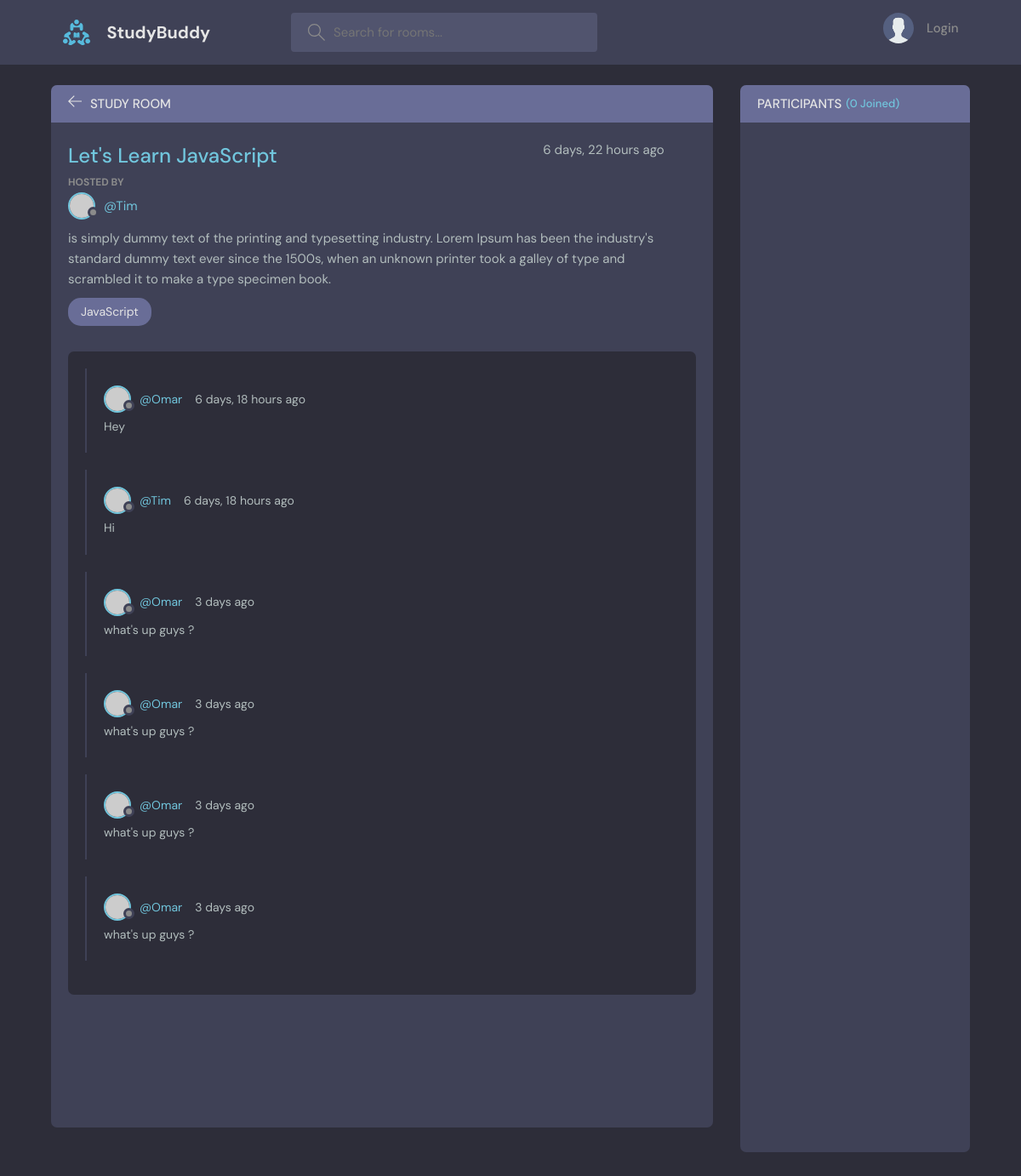
The page /room/1/ on the database its author committed.
### base/models.py (models this page shows, shortened)
class Room(models.Model):
    host = models.ForeignKey(User, on_delete= models.SET_NULL, null=True) #if user is deleted, set host to null
    topic = models.ForeignKey(Topic, on_delete= models.SET_NULL, null=True) #if topic is deleted, set topic to null
    participants = models.ManyToManyField(User, related_name='participants', blank=True) #many to many relationship with user, related name is used to access the participants of a room
    name = models.CharField(max_length=200)
    description = models.TextField(null= True, blank=True)
    updated = models.DateTimeField(auto_now=True) #everytime an entry is saved
    created = models.DateTimeField(auto_now_add= True) #when the model "Entry" was created
    class Meta:
        ordering = ['-updated', '-created'] # order by updated and created in descending order, so the most recent is at the top (NOTE: MINUS means descending)

class Topic(models.Model):
    name = models.CharField(max_length=200)
    def __str__(self):
        return self.name

class Message(models.Model):
    room = models.ForeignKey(Room, on_delete= models.CASCADE) #if room is deleted, delete all messages
    user = models.ForeignKey(User, on_delete= models.CASCADE) #if user is deleted, delete all messages
    body = models.TextField()
    updated = models.DateTimeField(auto_now=True) #everytime an entry is saved
    created = models.DateTimeField(auto_now_add= True) #when the model "Entry" was created
    class Meta:
        ordering = ['-updated', '-created'] # order by updated and created in descending order, so the most recent is at the top (NOTE: MINUS means descending)

### base/views.py (the view, shortened to what this page needs)
# urls.py: path("room/<str:pk>/", views.room, name="room"),
def room(request, pk):
    room = Room.objects.get(id=pk)
    messages = room.message_set.all().order_by('created') # get all messages of the room and order them by created date, Note: room is field in Message model, not vice versa.
    participants = room.participants.all()
    context = {'room': room, 'messages': messages, 'participants': participants}
    return render(request, 'base/room.html', context)

### base/templates/base/room.html (shortened to what this page needs)
{% extends 'main.html' %}
{% block content %}
{% load static %}
<main class="profile-page layout layout--2">
  <div class="container">
    <div class="room">
      <div class="room__top">
        <div class="room__topLeft">
          <a href="#" onclick="history.back()">
            <svg version="1.1" xmlns="http://www.w3.org/2000/svg" width="32" height="32" viewBox="0 0 32 32">
              <title>arrow-left</title>
              <path
                d="M13.723 2.286l-13.723 13.714 13.719 13.714 1.616-1.611-10.96-10.96h27.625v-2.286h-27.625l10.965-10.965-1.616-1.607z">
              </path>
            </svg>
          </a>
          <h3>Study Room</h3>
        </div>
      </div>
      <div class="room__box scroll">
        <div class="room__header scroll">
          <div class="room__info">
            <h3>{{room.name}}</h3>
            <span>{{room.created|timesince}} ago</span>
          </div>
          <div class="room__hosted">
            <p>Hosted By</p>
            <a href="{% url 'user-page' room.host %}" class="room__author">
              <div class="avatar avatar--small">
                <img src="https://randomuser.me/api/portraits/men/37.jpg" />
              </div>
              <span>@{{room.host.username}}</span>
            </a>
          </div>
          <div class="room__details">
            {{room.description}}
          </div>
          <span class="room__topics">{{room.topic}}</span>
        </div>
        <div class="room__conversation">
          <div class="threads scroll">
            {% for message in messages %}
            <div class="thread">
              <div class="thread__top">
                <div class="thread__author">
                  <a href="#" class="thread__authorInfo">
                    <div class="avatar avatar--small">
                      <img src="https://randomuser.me/api/portraits/men/37.jpg" />
                    </div>
                    <span>@{{message.user}}</span>
                  </a>
                  <span class="thread__date">{{message.created|timesince}} ago</span>
                </div>
              </div>
              <div class="thread__details">
                <p>{{message.body}}</p>
              </div>
            </div>
            {% endfor %}
          </div>
        </div>
      </div>
    </div>
    <div class="participants">
      <h3 class="participants__top">Participants <span>({{participants.count}} Joined)</span></h3>
      <div class="participants__list scroll">
      </div>
    </div>
  </div>
</main>
{% endblock content %}

### static/styles/style.css (style rules this page uses)
:root { --color-main: #71c6dd; --color-main-light: #e1f6fb; --color-dark: #3f4156; --color-dark-medium: #51546e; --color-dark-light: #696d97; --color-light: #e5e5e5; --color-gray: #8b8b8b; --color-light-gray: #b2bdbd; --color-bg: #2d2d39; --color-success: #5dd693; --color-error: #fc4b0b; }
* { font-family: "DM Sans", -apple-system, BlinkMacSystemFont, "Segoe UI", Roboto, Oxygen, Ubuntu, Cantarell, "Open Sans", "Helvetica Neue", sans-serif; margin: 0; padding: 0; box-sizing: border-box; text-rendering: optimizeLegibility; font-size: inherit; }
html { font-size: 56.25%; }
@media only screen and (min-width: 1200px) { html { font-size: 62.5%; } }
body { line-height: 1.6; font-weight: 400; font-size: 1.5rem; color: var(--color-light-gray); background-color: var(--color-bg); min-height: 100vh; }
img { width: 100%; }
a { display: inline-block; color: var(--color-main); text-decoration: none; }
.container { max-width: 120rem; width: 90%; margin: auto; }
.avatar { position: relative; display: inline-block; border-radius: 50%; border: 2px solid var(--color-main); }
.avatar img { display: block; border-radius: 50%; object-fit: cover; object-position: center; }
.avatar::after { content: ""; display: block; position: absolute; background-color: var(--color-gray); z-index: 111; border-radius: 50%; border: 0.3rem solid var(--color-dark); }
.avatar.avatar--small img { width: 2.8rem; height: 2.8rem; }
.avatar.avatar--small:after { width: 0.7rem; height: 0.7rem; bottom: 0px; right: -6px; }
.layout { margin-top: 2.4rem; }
.layout > .container { display: flex; justify-content: space-between; align-items: flex-start; }
.layout--2 > .container > div:first-child { flex-basis: 72%; }
.layout--2 > .container > div:last-child { flex-basis: 25%; }
.room, .participants { background: var(--color-dark); max-height: 87.5vh; border-radius: 0.7rem; overflow: hidden; position: relative; }
.room__top, .participants__top { background: var(--color-dark-light); display: flex; justify-content: space-between; align-items: center; padding: 1rem 2rem; position: relative; }
.room__top svg, .thread__top svg { width: 1.6rem; height: 1.6rem; fill: var(--color-light); cursor: pointer; }
.room__topLeft { display: flex; align-items: flex-end; gap: 1rem; }
.room__topLeft h3, .participants__top { text-transform: uppercase; font-weight: 500; color: var(--color-light); }
.room__topLeft svg { width: 1.6rem; height: 1.6rem; fill: var(--color-light); }
.room__header { width: 95%; background: var(--color-dark); z-index: 999; top: 4.4rem; padding-top: 2rem; padding-bottom: 1rem; display: flex; flex-direction: column; }
.room__box { padding-left: 2rem; padding-right: 2rem; height: 80.5vh; padding-bottom: 0; }
.room__info { display: flex; justify-content: space-between; }
.room__info h3 { font-size: 2.4rem; font-weight: 500; color: var(--color-main); }
.room__hosted p { text-transform: uppercase; color: var(--color-gray); font-size: 1.2rem; font-weight: 700; line-height: 2; }
.room__author { display: flex; gap: 1rem; align-items: center; margin-bottom: 1rem; transition: all 0.3s ease-in-out; }
.room__topics { padding: 0.5rem 1.5rem; background: var(--color-dark-light); color: var(--color-light); display: inline-block; font-size: 1.4rem; border-radius: 1.5rem; margin: 1rem 0; width: fit-content; }
.room__conversation { margin-top: 1rem; margin-bottom: 4rem; height: 64%; }
.threads { background: var(--color-bg); border-radius: 0.7rem; overflow-y: auto; height: 100%; padding: 0 2rem 4rem 2rem; }
.thread { border-left: 2px solid var(--color-dark); padding-left: 1rem; margin: 2rem 0; padding: 2rem; }
.thread__top { display: flex; align-items: center; justify-content: space-between; }
.thread__author { display: flex; align-items: center; gap: 1.5rem; font-size: 1.4rem; }
.thread__authorInfo { display: flex; align-items: center; gap: 1rem; }
.thread__details { font-size: 1.4rem; margin-top: 0.5rem; }
.participants__top span { color: var(--color-main); font-size: 1.3rem; text-transform: none; }
.participants__top { justify-content: flex-start; gap: 0.5rem; }
.participants__list { padding: 2rem; height: 82.5vh; overflow-y: scroll; padding-bottom: 0; }

### rows shown on the page
Room: name "Let's Learn JavaScript", created "6 days, 22 hours", host.username "Tim", description "is simply dummy text of the printing and typesetting industry. Lorem Ipsum has been the industry's standard dummy text ever since the 1500s, when an unknown printer took a galley of type and scrambled it to make a type specimen book.", topic "JavaScript"
Message: user "Omar", created "6 days, 18 hours", body "Hey"
Message: user "Tim", created "6 days, 18 hours", body "Hi"
Message: user "Omar", created "3 days", body "what's up guys ?"
Message: user "Omar", created "3 days", body "what's up guys ?"
Message: user "Omar", created "3 days", body "what's up guys ?"
Message: user "Omar", created "3 days", body "what's up guys ?"

### other values the page prints
{{ participants.count }} "0"
